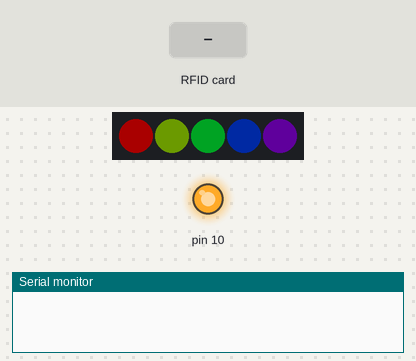
Simulated run of this sketch. Board: Arduino Uno, built with avr-gcc and run on an emulated ATmega328P. Shown: 5 RGB LEDs in strip order, left to right, output pins drawn as LEDs (lit = HIGH), the last lines printed to the serial monitor. The test bench sets the inputs (shaded band). Dim RGB values are drawn brighter than linear.

Above: at 1.3 s.
2.8 s: RFID card B6 E0 97 2B held to the reader
At 4.0 s:
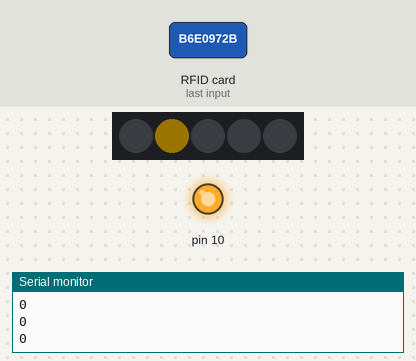
4.8 s: RFID card 7A 6C A2 1A held to the reader
At 6.6 s:
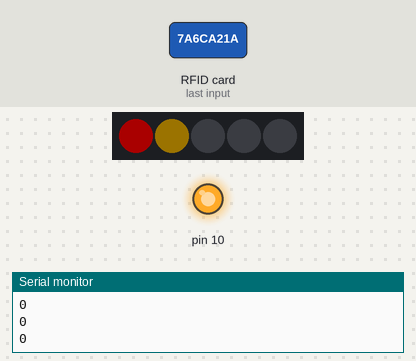
6.9 s: RFID card DB C2 43 35 held to the reader
At 8.4 s:
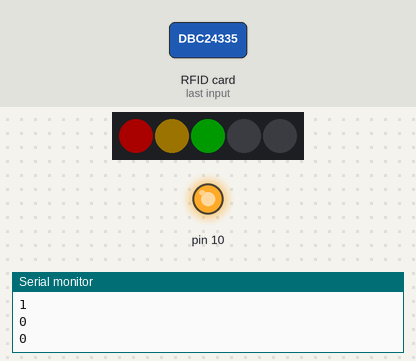
9.1 s: RFID card B6 E0 97 2B held to the reader
At 10.9 s:
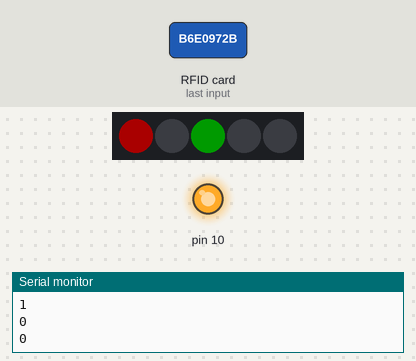
11.2 s: RFID card 7A 6C A2 1A held to the reader
At 12.6 s:
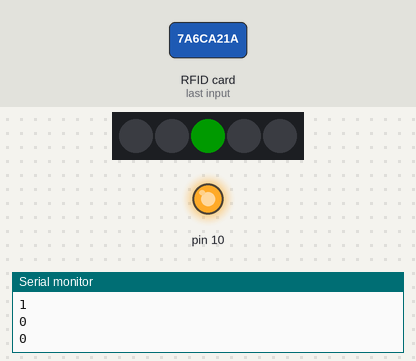
13.2 s: RFID card DB C2 43 35 held to the reader
At 17.5 s:
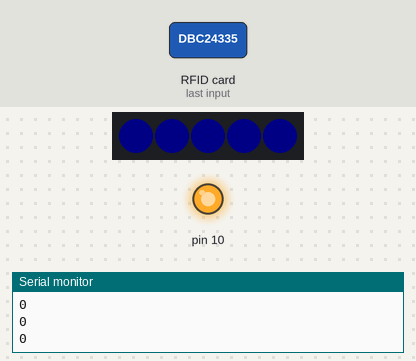
Timing chart, 0 to 18.1 s (numbered marks = the images above; inputs shaded):
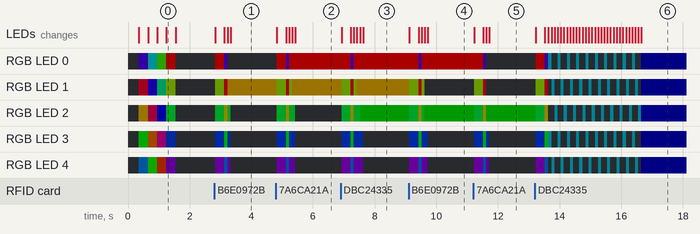

Measured:
- after the input at 2.8 s, RGB LED 0: off → RGB(45, 0, 0) at once, → RGB(12, 0, 33) 0.30 s later, → off 0.10 s later; RGB LED 1: off → RGB(18, 27, 0) at once, → RGB(39, 0, 5) 0.30 s later, → RGB(27, 20, 0) 0.10 s later
- after the input at 4.8 s, RGB LED 0: off → RGB(45, 0, 0) at once, → RGB(12, 0, 33) 0.30 s later, → RGB(45, 0, 0) 0.10 s later; RGB LED 1: RGB(27, 20, 0) → RGB(18, 27, 0) at once, → RGB(39, 0, 5) 0.30 s later, → RGB(18, 26, 0) 0.10 s later, → RGB(27, 20, 0) 0.10 s later
- after the input at 6.9 s, RGB LED 0: RGB(45, 0, 0) → RGB(12, 0, 33) after 0.33 s, → RGB(45, 0, 0) 0.10 s later; RGB LED 1: RGB(27, 20, 0) → RGB(18, 27, 0) at once, → RGB(39, 0, 5) 0.30 s later, → RGB(18, 26, 0) 0.10 s later, → RGB(27, 20, 0) 0.10 s later
- after the input at 9.1 s, RGB LED 0: RGB(45, 0, 0) → RGB(12, 0, 33) after 0.33 s, → RGB(45, 0, 0) 0.10 s later; RGB LED 1: RGB(27, 20, 0) → RGB(18, 27, 0) at once, → RGB(39, 0, 5) 0.30 s later, → RGB(18, 26, 0) 0.10 s later, → off 0.10 s later
- after the input at 11.2 s, RGB LED 0: RGB(45, 0, 0) → RGB(12, 0, 33) after 0.33 s, → off 0.10 s later; RGB LED 1: off → RGB(18, 27, 0) at once, → RGB(39, 0, 5) 0.30 s later, → off 0.10 s later
- after the input at 13.2 s, RGB LED 0: off → RGB(45, 0, 0) at once, → RGB(12, 0, 33) 0.30 s later, → RGB(0, 19, 22) 0.12 s later, → off 0.10 s later, … (23 changes in this stretch); RGB LED 1: off → RGB(18, 27, 0) at once, → RGB(39, 0, 5) 0.30 s later, → off 0.12 s later, → RGB(0, 19, 22) 0.10 s later, … (24 changes in this stretch)

The sketch:

Activity13_2Iterations.ino
```cpp
#include <SPI.h>
#include <MFRC522.h>
#include <Adafruit_NeoPixel.h>

#define SS_PIN 4
#define RST_PIN 3

MFRC522 rfid(SS_PIN, RST_PIN);

int neoPin = 1;
Adafruit_NeoPixel strip = Adafruit_NeoPixel(5, neoPin, NEO_GRB + NEO_KHZ800);

byte readCard[4];
String redTagUID = "7A6CA21A";  // REPLACE this Tag ID with your Tag ID!!!
String purpleTagUID = "8C4CFF4";
String yellowTagUID = "B6E0972B";
String greenTagUID = "DBC24335";
String blueTagUID = "399DA1A3";
String tagID = "";

bool redTag = false;
bool purpleTag = false;
bool yellowTag = false;
bool greenTag = false;
bool blueTag = false;

void setup() {
  Serial.begin(9600);
  SPI.begin(); // init SPI bus
  Serial.setTimeout(20000); // to wait for up to 20s in "read" functions

  // you must call this initialization function for the RFID reader!
  rfid.PCD_Init(); // MFRC522
  delay(4);

  strip.begin();
  strip.setBrightness(255);
  rainbowEffect(1, 3);
  strip.show();
  delay(300);
  rfid.PCD_DumpVersionToSerial();	// Show details of MFRC522 Card Reader
  Serial.println(F("Scan tag..."));
  strip.fill((0, 0, 0), 0);
  strip.show();
}

void loop() {

  while (getID())
  {
    Serial.println(tagID);
    rainbowEffect(1, 1);
    if (tagID == redTagUID)
    {
      tagActions('0');
    }
    else if (tagID == purpleTagUID)
    {
      tagActions('1');
    }
    else if (tagID == yellowTagUID)
    {
      tagActions('2');
    }
    else if (tagID == greenTagUID)
    {
      tagActions('3');
    }
    else if (tagID == blueTagUID)
    {
      tagActions('4');
    }
    else
    {
      rainbowEffect(1, 1);
      Serial.println("tag not recognised");
    }
    setNeoColor();
  }
}

void tagActions(char tag) {
  switch (tag) {
    case ('0'):
      Serial.println("red tag");
      redTag ^= true;
      break;
    case ('1'):
      Serial.println("purple tag");
      purpleTag ^= true;
      break;
    case ('2'):
      Serial.println("yellow tag");
      yellowTag ^= true;
      break;
    case ('3'):
      Serial.println("green tag");
      greenTag ^= true;
      break;
    case ('4'):
      Serial.println("blue tag");
      blueTag ^= true;
      break;
    default:
      Serial.print(" ");
  }
}

void setNeoColor() {

  if (redTag == true) {
    Serial.println("set red Neo Color on");
    strip.setPixelColor(0, 255, 0, 0);
    strip.show();
    delay(100);
  } else if (redTag == false) {
    strip.setPixelColor(0, 0, 0, 0);
    strip.show();
  }

  if (yellowTag == true) {
    Serial.println("set yellow Neo Color on");
    strip.setPixelColor(1, 155, 115, 0);
    strip.show();
    delay(100);
  } else if (yellowTag == false) {
    strip.setPixelColor(1, 0, 0, 0);
    strip.show();
  }

  if (greenTag == true) {
    Serial.println("set green Neo Color on");
    strip.setPixelColor(2, 0, 150, 0);
    strip.show();
    delay(100);
  } else  if (greenTag == false) {
    strip.setPixelColor(2, 0, 0, 0);
    strip.show();
  }

  if (blueTag == true) {
    Serial.println("set blue Neo Color on");
    strip.setPixelColor(3, 0, 0, 255);
    strip.show();
    delay(100);
  } else if (blueTag == false) {
    strip.setPixelColor(3, 0, 0, 0);
    strip.show();
  }

  if (purpleTag == true) {
    Serial.println("set purple Neo Color on");
    strip.setPixelColor(4, 255, 0, 255);
    strip.show();
    delay(100);
  } else if (purpleTag == false) {
    strip.setPixelColor(4, 0, 0, 0);
    strip.show();
  }

  delay(15);
  Serial.println(redTag);
  Serial.println(yellowTag);
  Serial.println(greenTag);
  Serial.println(blueTag);
  Serial.println(purpleTag);

  checkAllOn();
}


void checkAllOn() {
  if ((redTag == true) && (purpleTag == true) && (
        yellowTag == true) && (greenTag == true) && (blueTag == true)) {
    rainbowEffect(3, 5);
  }
  if ((redTag == false) && (purpleTag == false) && (
        yellowTag == false) && (greenTag == false) && (blueTag == false)) {
    theaterChase(strip.Color(  0,   110, 127), 100);
  }
}

void rainbowEffect(uint8_t wait, int cycles) {
  uint16_t x, y;
  strip.setBrightness(45);
  for (y = 0; y < 256 * cycles; y++) { // 5 cycles of all colors on wheel
    for (x = 0; x < strip.numPixels(); x++) {
      strip.setPixelColor(x, Wheel(((x * 256 / strip.numPixels()) + y) & 255));
    }
    strip.show();
    delay(wait);
  }
}

// Input a value 0 to 255 to get a color value.
// The colours are a transition r - g - b - back to r.
uint32_t Wheel(byte StripPos) {
  StripPos = 255 - StripPos;
  if (StripPos < 85) {
    return strip.Color(255 - StripPos * 3, 0, StripPos * 3);
  }
  if (StripPos < 170) {
    StripPos -= 85;
    return strip.Color(0, StripPos * 3, 255 - StripPos * 3);
  }
  StripPos -= 170;
  return strip.Color(StripPos * 3, 255 - StripPos * 3, 0);
}

boolean getID()
{
  // Getting ready for Reading PICCs
  if ( ! rfid.PICC_IsNewCardPresent()) { //If a new PICC placed to RFID reader continue
    return false;
  }
  if ( ! rfid.PICC_ReadCardSerial()) { //Since a PICC placed get Serial and continue
    return false;
  }
  tagID = "";
  for ( uint8_t i = 0; i < 4; i++) { // The MIFARE PICCs that we use have 4 byte UID
    //readCard[i] = mfrc522.uid.uidByte[i];
    tagID.concat(String(rfid.uid.uidByte[i], HEX)); // Adds the 4 bytes in a single String variable
  }
  tagID.toUpperCase();
  rfid.PICC_HaltA(); // Stop reading
  return true;
}

// Theater-marquee-style chasing lights. Pass in a color (32-bit value,
// a la strip.Color(r,g,b) as mentioned above), and a delay time (in ms)
// between frames.
void theaterChase(uint32_t color, int wait) {
  for (int a = 0; a < 10; a++) { // Repeat 10 times...
    for (int b = 0; b < 3; b++) { //  'b' counts from 0 to 2...
      strip.clear();         //   Set all pixels in RAM to 0 (off)
      // 'c' counts up from 'b' to end of strip in steps of 3...
      for (int c = b; c < strip.numPixels(); c += 3) {
        strip.setPixelColor(c, color); // Set pixel 'c' to value 'color'
      }
      strip.show(); // Update strip with new contents
      delay(wait);  // Pause for a moment
    }
    strip.fill((50, 50, 50), 0);
    strip.show();
  }

}
```
